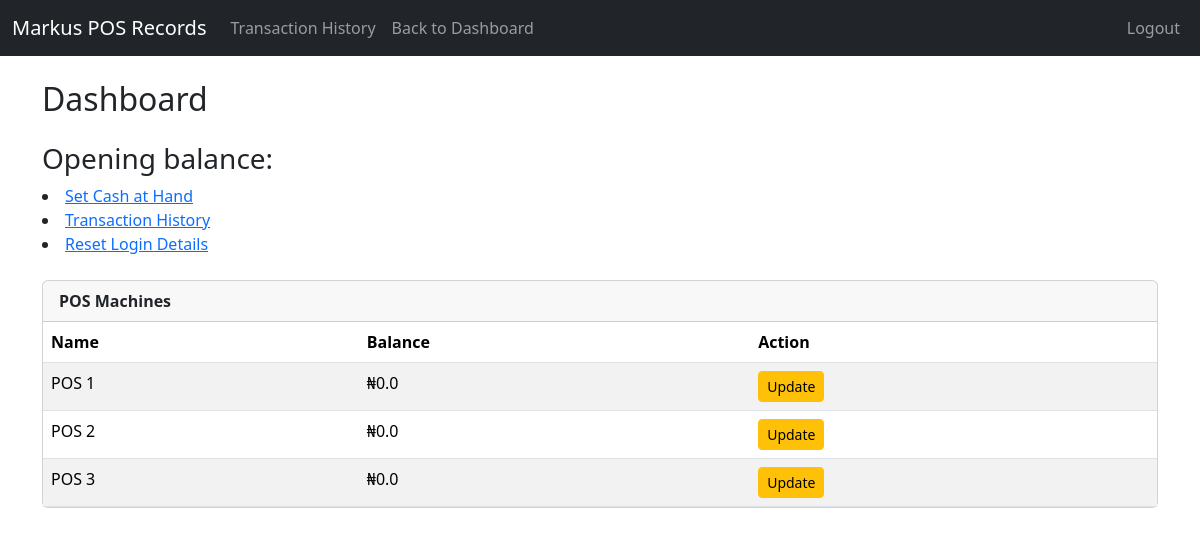
The app's page /dashboard (signed in) with its own data.
### pos.py (models this page shows)
class Machine(db.Model):
    id = db.Column(db.Integer, primary_key=True)
    name = db.Column(db.String(50), nullable=False)
    balance = db.Column(db.Float, default=0.0)

### pos.py (the view)
@app.route('/dashboard')
@login_required
def dashboard():
    user = User.query.get(session['user_id'])
    today = date.today()
    summary = DailySummary.query.filter_by(summary_date=today).first()
    if not summary:
        summary = DailySummary(summary_date=today)
        db.session.add(summary)
        db.session.commit()
    machines = Machine.query.all()
    total_machine_balance = sum(m.balance for m in machines)
    return render_template(
        'dashboard.html',
        user=user,
        machines=machines,
        summary=summary,
        total_machine_balance=total_machine_balance
    )

### pos.py (called while the page is built)
def login_required(func):
    @wraps(func)
    def wrapper(*args, **kwargs):
        if 'user_id' not in session:
            return redirect('/login')
        return func(*args, **kwargs)
    return wrapper

### templates/dashboard.html (shortened to what this page needs)
{% extends 'base.html' %}
{% block content %}
<h2 class="mb-4">Dashboard</h2>
<h3>Opening balance: {{opening_balance}}</h3>
{% if session.role == 'owner' %}
<div class="mb-4">
    <li><a href="/set_cash">Set Cash at Hand</a></li>
    <li><a href="/transactions">Transaction History</a></li>
    <li><a href="/owner_settings">Reset Login Details</a></li>
</div>
<div class="card mb-4">
    <div class="card-header fw-bold">POS Machines</div>
    <div class="card-body p-0">
        <table class="table table-striped mb-0">
            <thead>
                <tr>
                    <th>Name</th>
                    <th>Balance</th>
                    <th>Action</th>
                </tr>
            </thead>
            <tbody>
                {% for machine in machines %}
                <tr>
                    <td>{{ machine.name }}</td>
                    <td>₦{{ machine.balance }}</td>
                    <td>
                        <a href="/update_machine/{{ machine.id }}" class="btn btn-sm btn-warning">
                            Update
                        </a>
                    </td>
                </tr>
                {% endfor %}
            </tbody>
        </table>
    </div>
</div>
{% endif %}
{% endblock %}

### records on screen
Machine: name "POS 1", balance "0.0"
Machine: name "POS 2", balance "0.0"
Machine: name "POS 3", balance "0.0"
